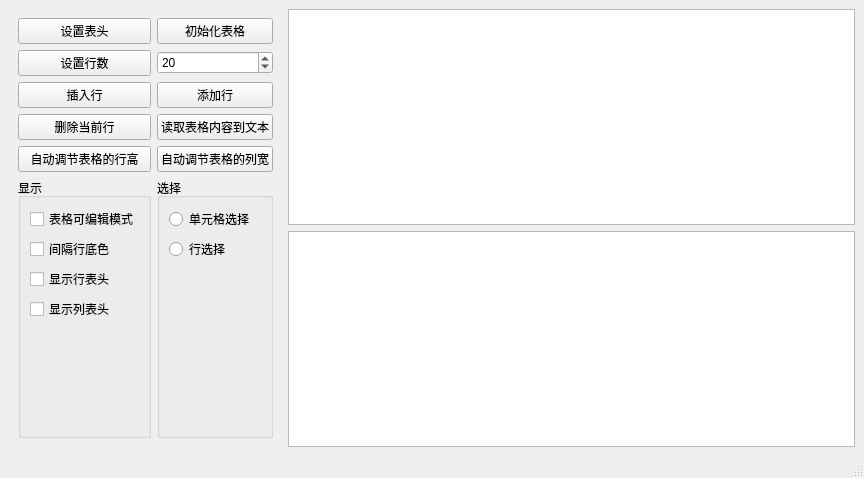
<?xml version="1.0" encoding="UTF-8"?>
<ui version="4.0">
 <class>ExQTableWidget</class>
 <widget class="QMainWindow" name="ExQTableWidget">
  <property name="geometry">
   <rect>
    <x>0</x>
    <y>0</y>
    <width>864</width>
    <height>478</height>
   </rect>
  </property>
  <property name="windowTitle">
   <string>ExQTableWidget</string>
  </property>
  <widget class="QWidget" name="centralwidget">
   <layout class="QGridLayout" name="gridLayout_2">
    <item row="0" column="0" rowspan="2">
     <widget class="QWidget" name="widget" native="true">
      <layout class="QGridLayout" name="gridLayout">
       <item row="0" column="0">
        <widget class="QPushButton" name="ptnSetHeader">
         <property name="text">
          <string>设置表头</string>
         </property>
        </widget>
       </item>
       <item row="0" column="1">
        <widget class="QPushButton" name="ptnInitTable">
         <property name="text">
          <string>初始化表格</string>
         </property>
        </widget>
       </item>
       <item row="1" column="0">
        <widget class="QPushButton" name="ptnSetRowNum">
         <property name="text">
          <string>设置行数</string>
         </property>
        </widget>
       </item>
       <item row="1" column="1">
        <widget class="QSpinBox" name="spinBox">
         <property name="value">
          <number>20</number>
         </property>
        </widget>
       </item>
       <item row="2" column="0">
        <widget class="QPushButton" name="ptnInsertRow">
         <property name="text">
          <string>插入行</string>
         </property>
        </widget>
       </item>
       <item row="2" column="1">
        <widget class="QPushButton" name="ptnAddRow">
         <property name="text">
          <string>添加行</string>
         </property>
        </widget>
       </item>
       <item row="3" column="0">
        <widget class="QPushButton" name="ptnDelRow">
         <property name="text">
          <string>删除当前行</string>
         </property>
        </widget>
       </item>
       <item row="3" column="1">
        <widget class="QPushButton" name="ptnTableToString">
         <property name="text">
          <string>读取表格内容到文本</string>
         </property>
        </widget>
       </item>
       <item row="4" column="0">
        <widget class="QPushButton" name="ptnAutoRowHeight">
         <property name="text">
          <string>自动调节表格的行高</string>
         </property>
        </widget>
       </item>
       <item row="4" column="1">
        <widget class="QPushButton" name="ptnAutoColHeight">
         <property name="text">
          <string>自动调节表格的列宽</string>
         </property>
        </widget>
       </item>
       <item row="5" column="0">
        <widget class="QGroupBox" name="groupBox">
         <property name="title">
          <string>显示</string>
         </property>
         <layout class="QVBoxLayout" name="verticalLayout">
          <item>
           <widget class="QCheckBox" name="cbxTableIsEditable">
            <property name="text">
             <string>表格可编辑模式</string>
            </property>
           </widget>
          </item>
          <item>
           <widget class="QCheckBox" name="cbxRowColor">
            <property name="text">
             <string>间隔行底色</string>
            </property>
           </widget>
          </item>
          <item>
           <widget class="QCheckBox" name="cbxHeadRow">
            <property name="text">
             <string>显示行表头</string>
            </property>
           </widget>
          </item>
          <item>
           <widget class="QCheckBox" name="cbxHeadCol">
            <property name="text">
             <string>显示列表头</string>
            </property>
           </widget>
          </item>
          <item>
           <spacer name="verticalSpacer">
            <property name="orientation">
             <enum>Qt::Vertical</enum>
            </property>
            <property name="sizeHint" stdset="0">
             <size>
              <width>20</width>
              <height>40</height>
             </size>
            </property>
           </spacer>
          </item>
         </layout>
        </widget>
       </item>
       <item row="5" column="1">
        <widget class="QGroupBox" name="groupBox_2">
         <property name="title">
          <string>选择</string>
         </property>
         <layout class="QVBoxLayout" name="verticalLayout_2">
          <item>
           <widget class="QRadioButton" name="rbtnSelectItem">
            <property name="text">
             <string>单元格选择</string>
            </property>
           </widget>
          </item>
          <item>
           <widget class="QRadioButton" name="rbtnSelectRow">
            <property name="text">
             <string>行选择</string>
            </property>
           </widget>
          </item>
          <item>
           <spacer name="verticalSpacer_2">
            <property name="orientation">
             <enum>Qt::Vertical</enum>
            </property>
            <property name="sizeHint" stdset="0">
             <size>
              <width>20</width>
              <height>40</height>
             </size>
            </property>
           </spacer>
          </item>
         </layout>
        </widget>
       </item>
      </layout>
     </widget>
    </item>
    <item row="0" column="1">
     <widget class="QTableWidget" name="tableWidget"/>
    </item>
    <item row="1" column="1">
     <widget class="QPlainTextEdit" name="plainTextEdit"/>
    </item>
   </layout>
  </widget>
  <widget class="QMenuBar" name="menubar">
   <property name="geometry">
    <rect>
     <x>0</x>
     <y>0</y>
     <width>864</width>
     <height>26</height>
    </rect>
   </property>
  </widget>
  <widget class="QStatusBar" name="statusbar"/>
 </widget>
 <resources/>
 <connections/>
</ui>
